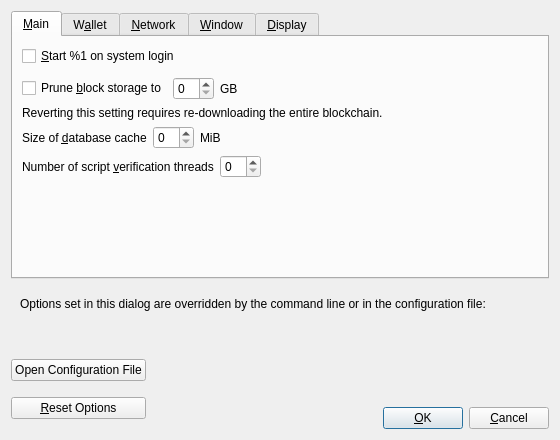
<?xml version="1.0" encoding="UTF-8"?>
<ui version="4.0">
 <class>OptionsDialog</class>
 <widget class="QDialog" name="OptionsDialog">
  <property name="geometry">
   <rect>
    <x>0</x>
    <y>0</y>
    <width>560</width>
    <height>440</height>
   </rect>
  </property>
  <property name="windowTitle">
   <string>Options</string>
  </property>
  <property name="modal">
   <bool>true</bool>
  </property>
  <layout class="QVBoxLayout" name="verticalLayout">
   <item>
    <widget class="QTabWidget" name="tabWidget">
     <property name="currentIndex">
      <number>0</number>
     </property>
     <widget class="QWidget" name="tabMain">
      <attribute name="title">
       <string>&amp;Main</string>
      </attribute>
      <layout class="QVBoxLayout" name="verticalLayout_Main">
       <item>
        <widget class="QCheckBox" name="bitcoinAtStartup">
         <property name="toolTip">
          <string>Automatically start %1 after logging in to the system.</string>
         </property>
         <property name="text">
          <string>&amp;Start %1 on system login</string>
         </property>
        </widget>
       </item>
       <item>
        <spacer name="horizontalSpacer_0_Main">
         <property name="orientation">
          <enum>Qt::Horizontal</enum>
         </property>
         <property name="sizeHint" stdset="0">
          <size>
           <width>40</width>
           <height>5</height>
          </size>
         </property>
        </spacer>
       </item>
       <item>
       <layout class="QHBoxLayout" name="horizontalLayout_Main_Prune">
        <item>
         <widget class="QCheckBox" name="prune">
          <property name="toolTip">
           <string>Disables some advanced features but all blocks will still be fully validated. Reverting this setting requires re-downloading the entire blockchain. Actual disk usage may be somewhat higher.</string>
          </property>
          <property name="text">
           <string>Prune &amp;block storage to</string>
          </property>
         </widget>
        </item>
        <item>
         <widget class="QSpinBox" name="pruneSize"/>
        </item>
         <item>
          <widget class="QLabel" name="pruneSizeUnitLabel">
           <property name="text">
            <string>GB</string>
           </property>
           <property name="textFormat">
            <enum>Qt::PlainText</enum>
           </property>
          </widget>
         </item>
         <item>
          <spacer name="horizontalSpacer_Main_Prune">
           <property name="orientation">
            <enum>Qt::Horizontal</enum>
           </property>
           <property name="sizeHint" stdset="0">
            <size>
             <width>40</width>
             <height>20</height>
            </size>
           </property>
          </spacer>
         </item>
        </layout>
       </item>
       <item>
        <widget class="QLabel" name="pruneWarning">
         <property name="text">
          <string>Reverting this setting requires re-downloading the entire blockchain.</string>
         </property>
         <property name="textFormat">
          <enum>Qt::PlainText</enum>
         </property>
        </widget>
       </item>
       <item>
        <layout class="QHBoxLayout" name="horizontalLayout_2_Main">
         <item>
          <widget class="QLabel" name="databaseCacheLabel">
           <property name="text">
            <string>Size of &amp;database cache</string>
           </property>
           <property name="textFormat">
            <enum>Qt::PlainText</enum>
           </property>
           <property name="buddy">
            <cstring>databaseCache</cstring>
           </property>
          </widget>
         </item>
         <item>
          <widget class="QSpinBox" name="databaseCache"/>
         </item>
         <item>
          <widget class="QLabel" name="databaseCacheUnitLabel">
           <property name="text">
            <string>MiB</string>
           </property>
           <property name="textFormat">
            <enum>Qt::PlainText</enum>
           </property>
          </widget>
         </item>
         <item>
          <spacer name="horizontalSpacer_2_Main">
           <property name="orientation">
            <enum>Qt::Horizontal</enum>
           </property>
           <property name="sizeHint" stdset="0">
            <size>
             <width>40</width>
             <height>20</height>
            </size>
           </property>
          </spacer>
         </item>
        </layout>
       </item>
       <item>
        <layout class="QHBoxLayout" name="horizontalLayout_Main_VerifyLabel">
         <item>
          <widget class="QLabel" name="threadsScriptVerifLabel">
           <property name="text">
            <string>Number of script &amp;verification threads</string>
           </property>
           <property name="textFormat">
            <enum>Qt::PlainText</enum>
           </property>
           <property name="buddy">
            <cstring>threadsScriptVerif</cstring>
           </property>
          </widget>
         </item>
         <item>
          <widget class="QSpinBox" name="threadsScriptVerif">
           <property name="toolTip">
            <string>(0 = auto, &lt;0 = leave that many cores free)</string>
           </property>
          </widget>
         </item>
         <item>
          <spacer name="horizontalSpacer_Main_Threads">
           <property name="orientation">
            <enum>Qt::Horizontal</enum>
           </property>
           <property name="sizeHint" stdset="0">
            <size>
             <width>40</width>
             <height>20</height>
            </size>
           </property>
          </spacer>
         </item>
        </layout>
       </item>
       <item>
        <spacer name="verticalSpacer_Main">
         <property name="orientation">
          <enum>Qt::Vertical</enum>
         </property>
         <property name="sizeHint" stdset="0">
          <size>
           <width>20</width>
           <height>40</height>
          </size>
         </property>
        </spacer>
       </item>
      </layout>
     </widget>
     <widget class="QWidget" name="tabWallet">
      <attribute name="title">
       <string>W&amp;allet</string>
      </attribute>
      <layout class="QVBoxLayout" name="verticalLayout_Wallet">
       <item>
        <widget class="QGroupBox" name="groupBox">
         <property name="title">
          <string>Expert</string>
         </property>
         <layout class="QVBoxLayout" name="verticalLayout_2">
          <item>
           <widget class="QCheckBox" name="coinControlFeatures">
            <property name="toolTip">
             <string>Whether to show coin control features or not.</string>
            </property>
            <property name="text">
             <string>Enable coin &amp;control features</string>
            </property>
           </widget>
          </item>
          <item>
           <widget class="QCheckBox" name="spendZeroConfChange">
            <property name="toolTip">
             <string>If you disable the spending of unconfirmed change, the change from a transaction cannot be used until that transaction has at least one confirmation. This also affects how your balance is computed.</string>
            </property>
            <property name="text">
             <string>&amp;Spend unconfirmed change</string>
            </property>
           </widget>
          </item>
         </layout>
        </widget>
       </item>
       <item>
        <spacer name="verticalSpacer_Wallet">
         <property name="orientation">
          <enum>Qt::Vertical</enum>
         </property>
         <property name="sizeHint" stdset="0">
          <size>
           <width>20</width>
           <height>40</height>
          </size>
         </property>
        </spacer>
       </item>
      </layout>
     </widget>
     <widget class="QWidget" name="tabNetwork">
      <attribute name="title">
       <string>&amp;Network</string>
      </attribute>
      <layout class="QVBoxLayout" name="verticalLayout_Network">
       <item>
        <widget class="QCheckBox" name="mapPortUpnp">
         <property name="toolTip">
          <string>Automatically open the Moneta client port on the router. This only works when your router supports UPnP and it is enabled.</string>
         </property>
         <property name="text">
          <string>Map port using &amp;UPnP</string>
         </property>
        </widget>
       </item>
       <item>
        <widget class="QCheckBox" name="allowIncoming">
         <property name="toolTip">
          <string>Accept connections from outside.</string>
         </property>
         <property name="text">
          <string>Allow incomin&amp;g connections</string>
         </property>
        </widget>
       </item>
       <item>
        <widget class="QCheckBox" name="connectSocks">
         <property name="toolTip">
          <string>Connect to the Moneta network through a SOCKS5 proxy.</string>
         </property>
         <property name="text">
          <string>&amp;Connect through SOCKS5 proxy (default proxy):</string>
         </property>
        </widget>
       </item>
       <item>
        <layout class="QHBoxLayout" name="horizontalLayout_1_Network">
         <item>
          <widget class="QLabel" name="proxyIpLabel">
           <property name="text">
            <string>Proxy &amp;IP:</string>
           </property>
           <property name="textFormat">
            <enum>Qt::PlainText</enum>
           </property>
           <property name="buddy">
            <cstring>proxyIp</cstring>
           </property>
          </widget>
         </item>
         <item>
          <widget class="QValidatedLineEdit" name="proxyIp">
           <property name="minimumSize">
            <size>
             <width>140</width>
             <height>0</height>
            </size>
           </property>
           <property name="maximumSize">
            <size>
             <width>140</width>
             <height>16777215</height>
            </size>
           </property>
           <property name="toolTip">
            <string>IP address of the proxy (e.g. IPv4: 127.0.0.1 / IPv6: ::1)</string>
           </property>
          </widget>
         </item>
         <item>
          <widget class="QLabel" name="proxyPortLabel">
           <property name="text">
            <string>&amp;Port:</string>
           </property>
           <property name="textFormat">
            <enum>Qt::PlainText</enum>
           </property>
           <property name="buddy">
            <cstring>proxyPort</cstring>
           </property>
          </widget>
         </item>
         <item>
          <widget class="QLineEdit" name="proxyPort">
           <property name="minimumSize">
            <size>
             <width>55</width>
             <height>0</height>
            </size>
           </property>
           <property name="maximumSize">
            <size>
             <width>55</width>
             <height>16777215</height>
            </size>
           </property>
           <property name="toolTip">
            <string>Port of the proxy (e.g. 9050)</string>
           </property>
          </widget>
         </item>
         <item>
          <spacer name="horizontalSpacer_1_Network">
           <property name="orientation">
            <enum>Qt::Horizontal</enum>
           </property>
           <property name="sizeHint" stdset="0">
            <size>
             <width>40</width>
             <height>20</height>
            </size>
           </property>
          </spacer>
         </item>
        </layout>
       </item>
       <item>
        <layout class="QHBoxLayout" name="horizontalLayout_2_Network">
         <item>
          <widget class="QLabel" name="proxyActiveNets">
           <property name="text">
            <string>Used for reaching peers via:</string>
           </property>
           <property name="textFormat">
            <enum>Qt::PlainText</enum>
           </property>
          </widget>
         </item>
         <item>
          <widget class="QCheckBox" name="proxyReachIPv4">
           <property name="enabled">
            <bool>false</bool>
           </property>
           <property name="toolTip">
            <string>Shows if the supplied default SOCKS5 proxy is used to reach peers via this network type.</string>
           </property>
           <property name="text">
            <string/>
           </property>
          </widget>
         </item>
         <item>
          <widget class="QLabel" name="proxyReachIPv4Label">
           <property name="text">
            <string>IPv4</string>
           </property>
           <property name="textFormat">
            <enum>Qt::PlainText</enum>
           </property>
          </widget>
         </item>
         <item>
          <widget class="QCheckBox" name="proxyReachIPv6">
           <property name="enabled">
            <bool>false</bool>
           </property>
           <property name="toolTip">
            <string>Shows if the supplied default SOCKS5 proxy is used to reach peers via this network type.</string>
           </property>
           <property name="text">
            <string/>
           </property>
          </widget>
         </item>
         <item>
          <widget class="QLabel" name="proxyReachIPv6Label">
           <property name="text">
            <string>IPv6</string>
           </property>
           <property name="textFormat">
            <enum>Qt::PlainText</enum>
           </property>
          </widget>
         </item>
         <item>
          <widget class="QCheckBox" name="proxyReachTor">
           <property name="enabled">
            <bool>false</bool>
           </property>
           <property name="toolTip">
            <string>Shows if the supplied default SOCKS5 proxy is used to reach peers via this network type.</string>
           </property>
           <property name="text">
            <string/>
           </property>
          </widget>
         </item>
         <item>
          <widget class="QLabel" name="proxyReachTorLabel">
           <property name="text">
            <string>Tor</string>
           </property>
           <property name="textFormat">
            <enum>Qt::PlainText</enum>
           </property>
          </widget>
         </item>
         <item>
          <spacer name="horizontalSpacer_2_Network">
           <property name="orientation">
            <enum>Qt::Horizontal</enum>
           </property>
           <property name="sizeHint" stdset="0">
            <size>
             <width>40</width>
             <height>20</height>
            </size>
           </property>
          </spacer>
         </item>
        </layout>
       </item>
       <item>
        <widget class="QCheckBox" name="connectSocksTor">
         <property name="toolTip">
          <string>Connect to the Moneta network through a separate SOCKS5 proxy for Tor hidden services.</string>
         </property>
         <property name="text">
          <string>Use separate SOCKS&amp;5 proxy to reach peers via Tor hidden services:</string>
         </property>
        </widget>
       </item>
       <item>
        <layout class="QHBoxLayout" name="horizontalLayout_3_Network">
         <item>
          <widget class="QLabel" name="proxyIpTorLabel">
           <property name="text">
            <string>Proxy &amp;IP:</string>
           </property>
           <property name="textFormat">
            <enum>Qt::PlainText</enum>
           </property>
           <property name="buddy">
            <cstring>proxyIpTor</cstring>
           </property>
          </widget>
         </item>
         <item>
          <widget class="QValidatedLineEdit" name="proxyIpTor">
           <property name="minimumSize">
            <size>
             <width>140</width>
             <height>0</height>
            </size>
           </property>
           <property name="maximumSize">
            <size>
             <width>140</width>
             <height>16777215</height>
            </size>
           </property>
           <property name="toolTip">
            <string>IP address of the proxy (e.g. IPv4: 127.0.0.1 / IPv6: ::1)</string>
           </property>
          </widget>
         </item>
         <item>
          <widget class="QLabel" name="proxyPortTorLabel">
           <property name="text">
            <string>&amp;Port:</string>
           </property>
           <property name="textFormat">
            <enum>Qt::PlainText</enum>
           </property>
           <property name="buddy">
            <cstring>proxyPortTor</cstring>
           </property>
          </widget>
         </item>
         <item>
          <widget class="QLineEdit" name="proxyPortTor">
           <property name="minimumSize">
            <size>
             <width>55</width>
             <height>0</height>
            </size>
           </property>
           <property name="maximumSize">
            <size>
             <width>55</width>
             <height>16777215</height>
            </size>
           </property>
           <property name="toolTip">
            <string>Port of the proxy (e.g. 9050)</string>
           </property>
          </widget>
         </item>
         <item>
          <spacer name="horizontalSpacer_4_Network">
           <property name="orientation">
            <enum>Qt::Horizontal</enum>
           </property>
           <property name="sizeHint" stdset="0">
            <size>
             <width>40</width>
             <height>20</height>
            </size>
           </property>
          </spacer>
         </item>
        </layout>
       </item>
       <item>
        <spacer name="verticalSpacer_Network">
         <property name="orientation">
          <enum>Qt::Vertical</enum>
         </property>
         <property name="sizeHint" stdset="0">
          <size>
           <width>20</width>
           <height>40</height>
          </size>
         </property>
        </spacer>
       </item>
      </layout>
     </widget>
     <widget class="QWidget" name="tabWindow">
      <attribute name="title">
       <string>&amp;Window</string>
      </attribute>
      <layout class="QVBoxLayout" name="verticalLayout_Window">
       <item>
        <widget class="QCheckBox" name="hideTrayIcon">
         <property name="toolTip">
          <string>Hide the icon from the system tray.</string>
         </property>
         <property name="text">
          <string>&amp;Hide tray icon</string>
         </property>
        </widget>
       </item>
       <item>
        <widget class="QCheckBox" name="minimizeToTray">
         <property name="toolTip">
          <string>Show only a tray icon after minimizing the window.</string>
         </property>
         <property name="text">
          <string>&amp;Minimize to the tray instead of the taskbar</string>
         </property>
        </widget>
       </item>
       <item>
        <widget class="QCheckBox" name="minimizeOnClose">
         <property name="toolTip">
          <string>Minimize instead of exit the application when the window is closed. When this option is enabled, the application will be closed only after selecting Exit in the menu.</string>
         </property>
         <property name="text">
          <string>M&amp;inimize on close</string>
         </property>
        </widget>
       </item>
       <item>
        <spacer name="verticalSpacer_Window">
         <property name="orientation">
          <enum>Qt::Vertical</enum>
         </property>
         <property name="sizeHint" stdset="0">
          <size>
           <width>20</width>
           <height>40</height>
          </size>
         </property>
        </spacer>
       </item>
      </layout>
     </widget>
     <widget class="QWidget" name="tabDisplay">
      <attribute name="title">
       <string>&amp;Display</string>
      </attribute>
      <layout class="QVBoxLayout" name="verticalLayout_Display">
       <item>
        <layout class="QHBoxLayout" name="horizontalLayout_1_Display">
         <item>
          <widget class="QLabel" name="langLabel">
           <property name="text">
            <string>User Interface &amp;language:</string>
           </property>
           <property name="textFormat">
            <enum>Qt::PlainText</enum>
           </property>
           <property name="buddy">
            <cstring>lang</cstring>
           </property>
          </widget>
         </item>
         <item>
          <widget class="QValueComboBox" name="lang">
           <property name="toolTip">
            <string>The user interface language can be set here. This setting will take effect after restarting %1.</string>
           </property>
          </widget>
         </item>
        </layout>
       </item>
       <item>
        <layout class="QHBoxLayout" name="horizontalLayout_2_Display">
         <item>
          <widget class="QLabel" name="unitLabel">
           <property name="text">
            <string>&amp;Unit to show amounts in:</string>
           </property>
           <property name="textFormat">
            <enum>Qt::PlainText</enum>
           </property>
           <property name="buddy">
            <cstring>unit</cstring>
           </property>
          </widget>
         </item>
         <item>
          <widget class="QValueComboBox" name="unit">
           <property name="toolTip">
            <string>Choose the default subdivision unit to show in the interface and when sending coins.</string>
           </property>
          </widget>
         </item>
        </layout>
       </item>
       <item>
        <layout class="QHBoxLayout" name="horizontalLayout_3_Display">
         <item>
          <widget class="QLabel" name="thirdPartyTxUrlsLabel">
           <property name="toolTip">
            <string>Third party URLs (e.g. a block explorer) that appear in the transactions tab as context menu items. %s in the URL is replaced by transaction hash. Multiple URLs are separated by vertical bar |.</string>
           </property>
           <property name="text">
            <string>&amp;Third party transaction URLs</string>
           </property>
           <property name="buddy">
            <cstring>thirdPartyTxUrls</cstring>
           </property>
          </widget>
         </item>
         <item>
          <widget class="QLineEdit" name="thirdPartyTxUrls">
           <property name="toolTip">
            <string>Third party URLs (e.g. a block explorer) that appear in the transactions tab as context menu items. %s in the URL is replaced by transaction hash. Multiple URLs are separated by vertical bar |.</string>
           </property>
          </widget>
         </item>
        </layout>
       </item>
       <item>
        <spacer name="verticalSpacer_Display">
         <property name="orientation">
          <enum>Qt::Vertical</enum>
         </property>
         <property name="sizeHint" stdset="0">
          <size>
           <width>20</width>
           <height>40</height>
          </size>
         </property>
        </spacer>
       </item>
      </layout>
     </widget>
    </widget>
   </item>
   <item>
    <widget class="QFrame" name="frame">
     <layout class="QVBoxLayout" name="verticalLayout_Bottom">
      <item>
       <layout class="QHBoxLayout" name="horizontalLayout_Bottom">
        <item>
         <widget class="QLabel" name="overriddenByCommandLineInfoLabel">
          <property name="text">
           <string>Options set in this dialog are overridden by the command line or in the configuration file:</string>
          </property>
          <property name="textFormat">
           <enum>Qt::PlainText</enum>
          </property>
         </widget>
        </item>
        <item>
         <spacer name="horizontalSpacer_Bottom">
          <property name="orientation">
           <enum>Qt::Horizontal</enum>
          </property>
          <property name="sizeHint" stdset="0">
           <size>
            <width>40</width>
            <height>20</height>
           </size>
          </property>
         </spacer>
        </item>
       </layout>
      </item>
      <item>
       <widget class="QLabel" name="overriddenByCommandLineLabel">
        <property name="text">
         <string/>
        </property>
        <property name="textFormat">
         <enum>Qt::PlainText</enum>
        </property>
        <property name="wordWrap">
         <bool>true</bool>
        </property>
       </widget>
      </item>
     </layout>
    </widget>
   </item>
   <item>
    <layout class="QHBoxLayout" name="horizontalLayout_Buttons">
     <item>
      <layout class="QVBoxLayout" name="verticalLayout_Buttons">
       <item>
        <widget class="QPushButton" name="openBitcoinConfButton">
         <property name="toolTip">
          <string>Open the %1 configuration file from the working directory.</string>
         </property>
         <property name="text">
          <string>Open Configuration File</string>
         </property>
         <property name="autoDefault">
          <bool>false</bool>
         </property>
        </widget>
       </item>
       <item>
        <widget class="QPushButton" name="resetButton">
         <property name="toolTip">
          <string>Reset all client options to default.</string>
         </property>
         <property name="text">
          <string>&amp;Reset Options</string>
         </property>
         <property name="autoDefault">
          <bool>false</bool>
         </property>
        </widget>
       </item>
      </layout>
     </item>
     <item>
      <spacer name="horizontalSpacer_1">
       <property name="orientation">
        <enum>Qt::Horizontal</enum>
       </property>
       <property name="sizeHint" stdset="0">
        <size>
         <width>40</width>
         <height>48</height>
        </size>
       </property>
      </spacer>
     </item>
     <item>
      <widget class="QLabel" name="statusLabel">
       <property name="minimumSize">
        <size>
         <width>200</width>
         <height>0</height>
        </size>
       </property>
       <property name="font">
        <font>
         <weight>75</weight>
         <bold>true</bold>
        </font>
       </property>
       <property name="text">
        <string/>
       </property>
       <property name="textFormat">
        <enum>Qt::PlainText</enum>
       </property>
       <property name="wordWrap">
        <bool>true</bool>
       </property>
      </widget>
     </item>
     <item>
      <spacer name="horizontalSpacer_2">
       <property name="orientation">
        <enum>Qt::Horizontal</enum>
       </property>
       <property name="sizeHint" stdset="0">
        <size>
         <width>40</width>
         <height>48</height>
        </size>
       </property>
      </spacer>
     </item>
     <item>
      <layout class="QVBoxLayout" name="verticalLayout_4">
       <item>
        <spacer name="verticalSpacer">
         <property name="orientation">
          <enum>Qt::Vertical</enum>
         </property>
         <property name="sizeHint" stdset="0">
          <size>
           <width>20</width>
           <height>40</height>
          </size>
         </property>
        </spacer>
       </item>
       <item>
        <layout class="QHBoxLayout" name="horizontalLayout">
         <item>
          <widget class="QPushButton" name="okButton">
           <property name="text">
            <string>&amp;OK</string>
           </property>
           <property name="autoDefault">
            <bool>false</bool>
           </property>
           <property name="default">
            <bool>true</bool>
           </property>
          </widget>
         </item>
         <item>
          <widget class="QPushButton" name="cancelButton">
           <property name="text">
            <string>&amp;Cancel</string>
           </property>
           <property name="autoDefault">
            <bool>false</bool>
           </property>
          </widget>
         </item>
        </layout>
       </item>
      </layout>
     </item>
    </layout>
   </item>
  </layout>
 </widget>
 <customwidgets>
  <customwidget>
   <class>QValidatedLineEdit</class>
   <extends>QLineEdit</extends>
   <header>qt/qvalidatedlineedit.h</header>
  </customwidget>
  <customwidget>
   <class>QValueComboBox</class>
   <extends>QComboBox</extends>
   <header>qt/qvaluecombobox.h</header>
  </customwidget>
 </customwidgets>
 <resources/>
 <connections/>
</ui>
